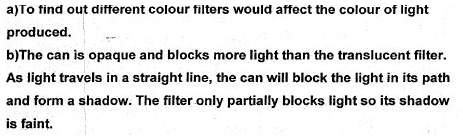
#> input picture imagetotexttests/pythoncode/opencv/Sample Resources/table_17.jpg, 463 x 140 px, found by its file name
$ python ExtractText.py
#> lines starting #> are read from the running program, lines starting #| are printed output that depends on the picture; after the words box and inside, x2 and y2 are one past the last pixel; in counts of white or black regions, pixels touching at a corner belong together
# V1: Basic implementation of contour detectiong
# Converts a negative image to positive image
# Sort the contours according to y coordinates

import cv2
import numpy as np
import pytesseract
from PIL import Image, ImageOps

def get_image(image_path):
    """Get a numpy array of an image so that one can access values[x][y]."""
    image = Image.open(image_path, 'r')
    width, height = image.size
    pixel_values = list(image.getdata())
    if image.mode == 'RGB':
        channels = 3
    elif image.mode == 'L':
        channels = 1
    else:
        print("Unknown mode: %s" % image.mode)
        return None
    pixel_values = np.array(pixel_values).reshape((width, height, channels))
    return pixel_values

def is_white_image(image_name):
    image_path = "TempImages/" + image_name + ".jpg"
    numpy_array = get_image(image_path)
    total_pixels = numpy_array.size
    num_of_white = np.count_nonzero(numpy_array == [255,255, 255])
    num_of_black = np.count_nonzero(numpy_array == [1,1, 1])
    white_percentage = num_of_white / total_pixels
    #Save as inverted image if it is a negative image
    if white_percentage < 0.75:
        # load image# Load image
        im = Image.open(image_path)

        # Invert
        result = ImageOps.invert(im)

        # Save
        result.save("TempImages/" + image_name + "_inverted.jpg")
        return False
    else:
        return True

def get_text(image_name):
#> called with image_name = 'table_17'
    image_path = "TempImages/" + image_name + ".jpg"
    # if not is_white_image(image_name):
    #     image_path =  "TempImages/" + image_name + "_inverted.jpg"

    img = cv2.imread(image_path)
#> img is the input picture: shape (140, 463, 3); min 0, max 255, mean 225.6
    height, width, channels = img.shape
#> height = 140; width = 463; channels = 3
    #Blurring
    imgBlur = cv2.GaussianBlur(img, (7, 7), 1)
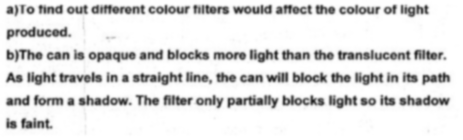
#> imgBlur: shape (140, 463, 3); min 35, max 255, mean 225.7
    # cv2.imshow("blur",imgBlur)

    # convert to gray
    gray = cv2.cvtColor(imgBlur, cv2.COLOR_BGR2GRAY)
    # cv2.imshow("gray",gray)
    # threshold the grayscale image
    thresh = cv2.threshold(gray, 0, 255, cv2.THRESH_BINARY_INV + cv2.THRESH_OTSU)[1]
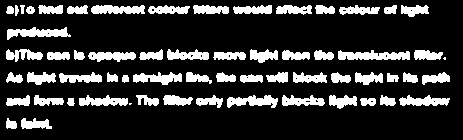
#> thresh: shape (140, 463); 19% white; 61 white regions (2 under 20 px), largest, box (x1, y1, x2, y2) and area: (338, 50, 410, 60) 521, (7, 27, 71, 40) 455, (227, 95, 278, 108) 409
    # Draw contours
    result = img.copy()

    # use morphology erode to blur horizontally
    #kernel = np.ones((500,3), np.uint8)
    kernel = cv2.getStructuringElement(cv2.MORPH_RECT, (200, 3)) #250,3
    morph = cv2.morphologyEx(thresh, cv2.MORPH_DILATE, kernel)
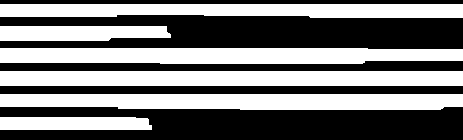
#> morph: shape (140, 463); 47.6% white; 6 white regions, box (x1, y1, x2, y2) and area: (0, 71, 463, 86) 6945, (0, 94, 463, 110) 6871, (0, 48, 463, 64) 6857, (0, 4, 463, 18) 5893, (0, 26, 171, 41) 2354, (0, 117, 152, 130) 1938

    kernel = cv2.getStructuringElement(cv2.MORPH_RECT, (3, 17)) #3,17
    morph = cv2.morphologyEx(morph, cv2.MORPH_OPEN, kernel)
#> morph: shape (140, 463); every value is 0

    resized=cv2.resize(morph,(700,850))
#> resized: shape (850, 700); every value is 0
    #cv2.imshow("morph",resized)

    # find contours
    cntrs = cv2.findContours(morph, cv2.RETR_EXTERNAL, cv2.CHAIN_APPROX_SIMPLE)
#> cntrs = 0 contours
    cntrs = cntrs[0] if len(cntrs) == 2 else cntrs[1]
#> cntrs = []

    ordered_value_tuples = []
    i=0
    for c in cntrs:
        area = cv2.contourArea(c)
        x,y,w,h = cv2.boundingRect(c)
        # if h < 50 and w > 400 :
        if True:
            cv2.rectangle(result, (x, y), (x+w, y+h), (255, 255, 255), 2)
            # print("Box: " + str(i) + ": (" + str(int(x)) + ", " + str(int(y)) + "," + str(int(w)) + "," + str(int(h)) + ")")
            # print('Area: ' + str(area))
            i += 1


            pytesseract.pytesseract.tesseract_cmd = "C:/Program Files/Tesseract-OCR/tesseract.exe"

            image = cv2.imread(image_path, 0)
            thresh = 255 - cv2.threshold(image, 0, 255, cv2.THRESH_BINARY_INV + cv2.THRESH_OTSU)[1]

            ROI = thresh[y:y+h,x:x+w]
            data = pytesseract.image_to_string(ROI, lang='eng',config='--psm 6')

            ordered_value_tuples.append((data, y))
            ordered_value_tuples.sort(key = lambda tup: tup[1])

    output_str = ""
    for value in ordered_value_tuples:
        output_str = output_str + value[0]

    return output_str

# [13 lines of commented-out code are left out]

image_path = "table_17"
output_str = get_text(image_path)
